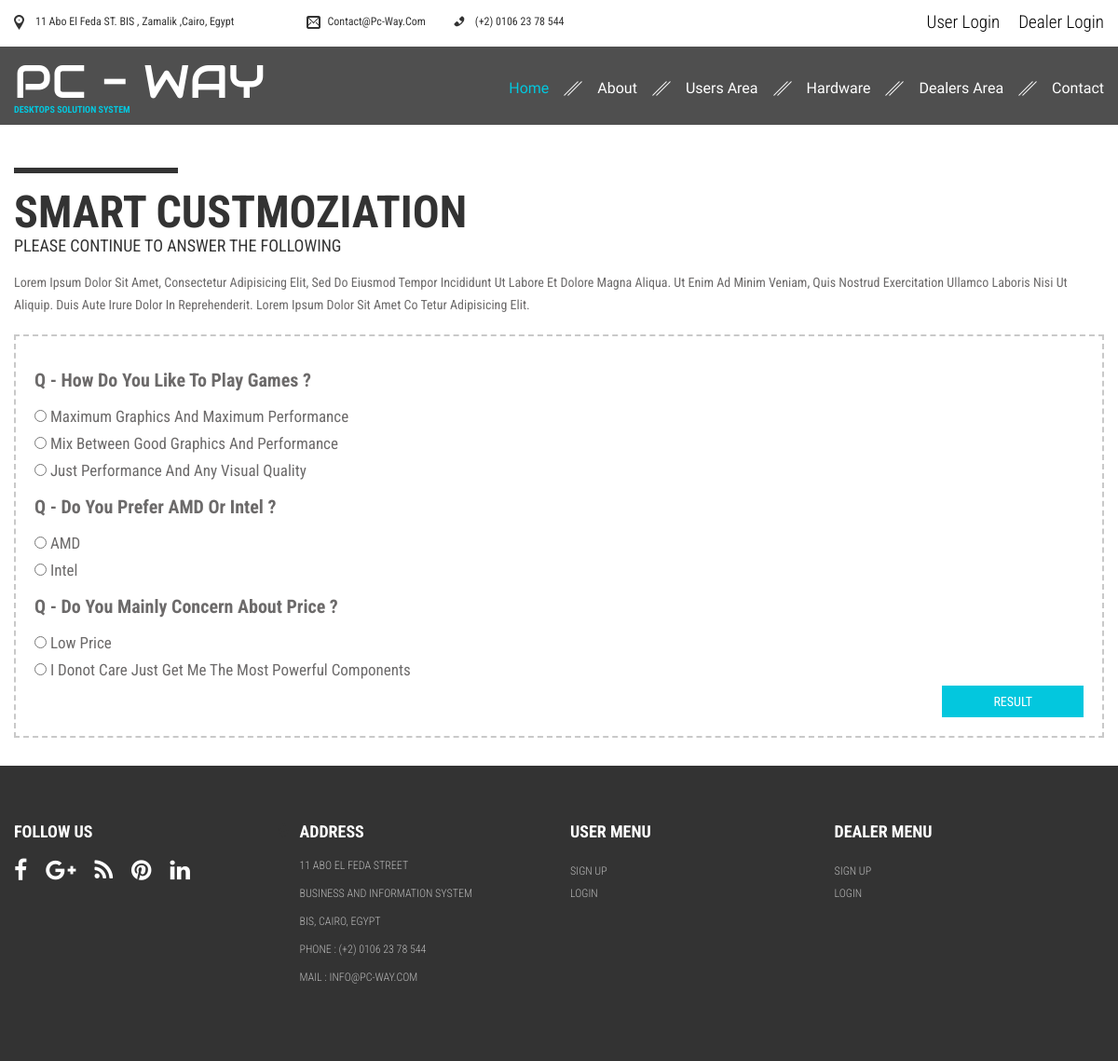
The page /get_questions.php?usage_type=1 on the database its author committed.
### tables this page shows
CREATE TABLE IF NOT EXISTS `questions` (
  `id` int(15) NOT NULL AUTO_INCREMENT,
  `question` varchar(90) DEFAULT NULL,
  `group` varchar(50) NOT NULL,
  `usage_id` int(15) DEFAULT NULL,
  PRIMARY KEY (`id`)
);

CREATE TABLE IF NOT EXISTS `answers` (
  `id` int(15) NOT NULL AUTO_INCREMENT,
  `answer` varchar(100) DEFAULT NULL,
  `determine` varchar(15) NOT NULL,
  `q_id` int(15) NOT NULL,
  PRIMARY KEY (`id`)
);

### get_questions.php (the view, shortened to what this page needs)
<?php
require_once('includes/header.php');
if(isset($_GET['usage_type'])){
$query="SELECT * FROM questions WHERE usage_id='$_SESSION[usage]'";
$result=mysqli_query($dbc,$query) or die(mysqli_error($dbc));
}
?>
<div class="container" style="padding-top:130px;">
<p class="border"></p>
<h1 class="main_title">Smart Custmoziation</h1>
<h3 class="sub_title">Please Continue To Answer The Following</h3>
<p style="margin-bottom:50px;">Lorem Ipsum Dolor Sit Amet, Consectetur Adipisicing Elit, Sed Do Eiusmod Tempor Incididunt Ut Labore Et Dolore Magna Aliqua.
Ut Enim Ad Minim Veniam, Quis Nostrud Exercitation Ullamco Laboris Nisi Ut Aliquip.
Duis Aute Irure Dolor In Reprehenderit. Lorem Ipsum Dolor Sit Amet Co Tetur Adipisicing Elit.
</p>
<div class="question_form">
<form action="result_customize.php" method="post">
<?php
while($row=mysqli_fetch_array($result)){
?>
<h2 style="margin-top:15px; font-weight:bold;">Q - <?php echo $row['question']; ?></h2>
<?php
$query2="SELECT * FROM answers WHERE q_id='$row[id]'";
$result2=mysqli_query($dbc,$query2) or die(mysqli_error($dbc));
while($row_2=mysqli_fetch_array($result2)){
?>
<p><input type="radio" name="<?php echo $row['group']; ?>" value="<?php echo $row_2['determine']; ?>" required /> <?php echo $row_2['answer']; ?></p>
<?php
}
 }
?>
<button name="result" class="btn_big right" value="">Result</button>
</form>
</div>
</div>
<?php
require_once('includes/footer.php');
?>

### css/style.css (style rules this page uses)
*,body,blockquote,div,dt,dd,dl,h1,h2,h3,h,h5,h6,ul,li,ol,input, form,fieldset,textarea,pre,p,th,td { margin:0; padding:0; box-sizing:border-box; -webkit-box-sizing:border-box; -moz-box-sizing:border-box; }
body { display:block; width:100%; -webkit-font-smoothing:antialiased; position:relative; overflow-x:hidden; }
h1,h2,h3,h4,h5,h6 { font-size:100%; font-weight:normal; }
caption,cite,address,var,em,strong,p,blockquote { font-size:100%; font-weight:normal; font-style:normal; }
body { background-color:#FFFFFF; font:400 14px/24px 'Roboto Condensed', sans-serif; color: #6C6A6A; text-transform:capitalize; }
.container { width:1170px; margin:0 auto; }
p.border { border:3px solid #333333; width:15%; margin-bottom:18px; }
a.btn_big,button.btn_big { background: #03c7de; color: #ffffff; font: 400 14px/24px 'Roboto Condensed', sans-serif; padding: 15px 47px 14px; text-transform: uppercase; text-align: center; border:0 none; }
h1.main_title { font: 700 48px/48px 'Roboto Condensed', sans-serif; text-transform: uppercase; color: #333333; position: relative; padding-top: px; }
h3.sub_title { font: 400 18px/24px 'Roboto Condensed', sans-serif; text-transform: uppercase; color: #333333; margin-bottom:15px; }
.question_form { margin-top:-30px; margin-bottom:30px; border:2px dashed #c9c9c9; padding:20px; }
.question_form h2 { font-size:20px; margin-bottom:15px; }
.question_form p { font-size:17px; margin-bottom:5px; }
.question_form button.btn_big { padding:5px 55px; cursor:pointer; }
.right { float:right; }

### rows shown on the page
questions: question "How Do You Like To Play Games ?"
answers: answer "Maximum Graphics And Maximum Performance"
answers: answer "Mix Between Good Graphics And Performance"
answers: answer "Just Performance And Any Visual Quality"
questions: question "Do You Prefer AMD Or Intel ?"
answers: answer "AMD"
answers: answer "Intel"
questions: question "Do You Mainly Concern About Price ?"
answers: answer "Low Price"
answers: answer "I Donot Care Just Get Me The Most Powerful Components"
